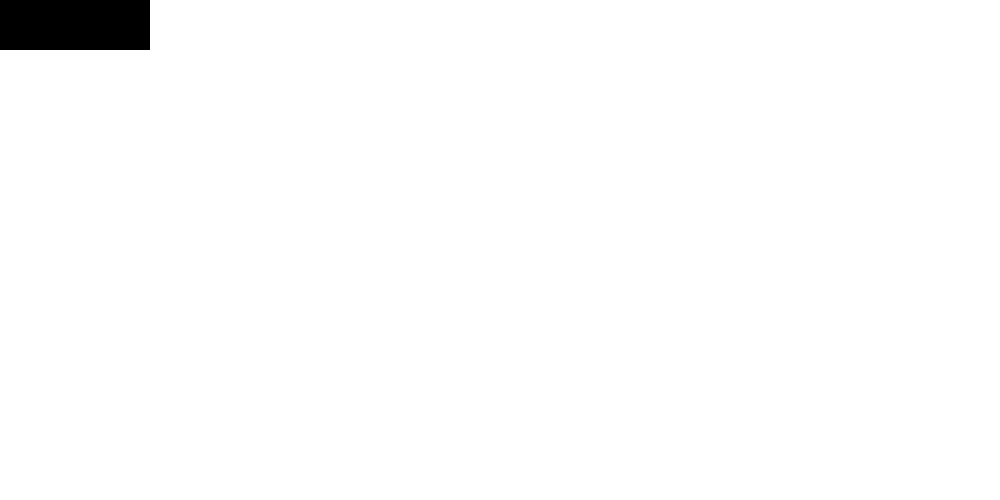
Frame 1 (no input)
Frame 60 (the mouse pressed at the canvas centre just before this capture): identical to frame 1, image omitted
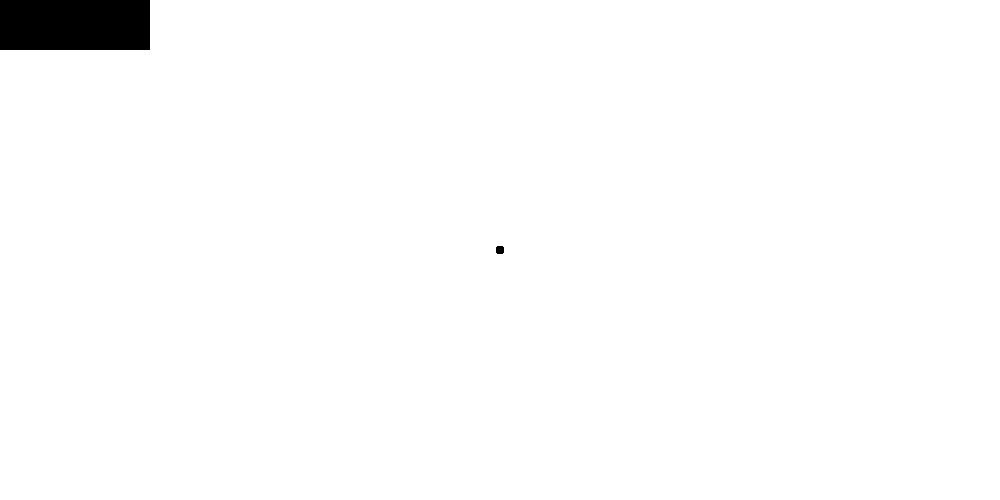
Frame 120 (the mouse held since frame 60 and released just before this capture)

The Processing sketch that drew these frames (run headless with seeded random() and noise(); from frame 60 on, the mouse is pressed at the canvas centre):

// Processing sketch: PaintClone
// ── PaintClone.pde
//finish this paint program.
//if you press more green enough times it goes back to black
//if you press the less green button when the cursor is black it should go to green
//hint modulo command %
//further hint the modulo command in processing doesn't play nice with negatives

//make buttons for blue and red
//debounce the buttons
//hint make a mousePressed method

//Pat on the back for marking your up/down buttons in a nice way.

color cursorcolor = 0;
int red = 0;
int green = 0;
int blue = 0;
int step = 10;

void setup() {
  size(1000, 500);
  background(255);
}



void draw() {
  noStroke();
  //Fill to increase amount of green for left button
  fill(0, green, 0);
  //Location, width, and height for left button
  rect(0, 0, width/10, height/10);
  //if statement condition used to create mousePressed function and parameters for mouseX and mouseY of left button
  if (mousePressed && mouseX<width/10 && mouseY<height/10) {
  //Increment green variable   
    green = green +step;
  } 
  //Fill to decrease amount of green for right button
  fill(0, green, 0);
  //Location, width, and height for right button
  rect(50, 0, width/10, height/10);
  //if statement condition used to create mousePressed function and parameters for mouseX and mouseY of right button
  if (mousePressed && width/10<mouseX && mouseX<width/10 && mouseY<height/10) {
  //Decrement green variable  
    green = green -step;
  }
  
  //This sets color variable to green
  cursorcolor = color(0, green, 0); 
  //Fill to increase amount of red for left button 
  fill(red, 0, 0);
  //Location, width, and 
  
  //drawing part
  if (mousePressed) {
    fill(cursorcolor);
    ellipse(mouseX, mouseY, 8, 8);
  }
}
